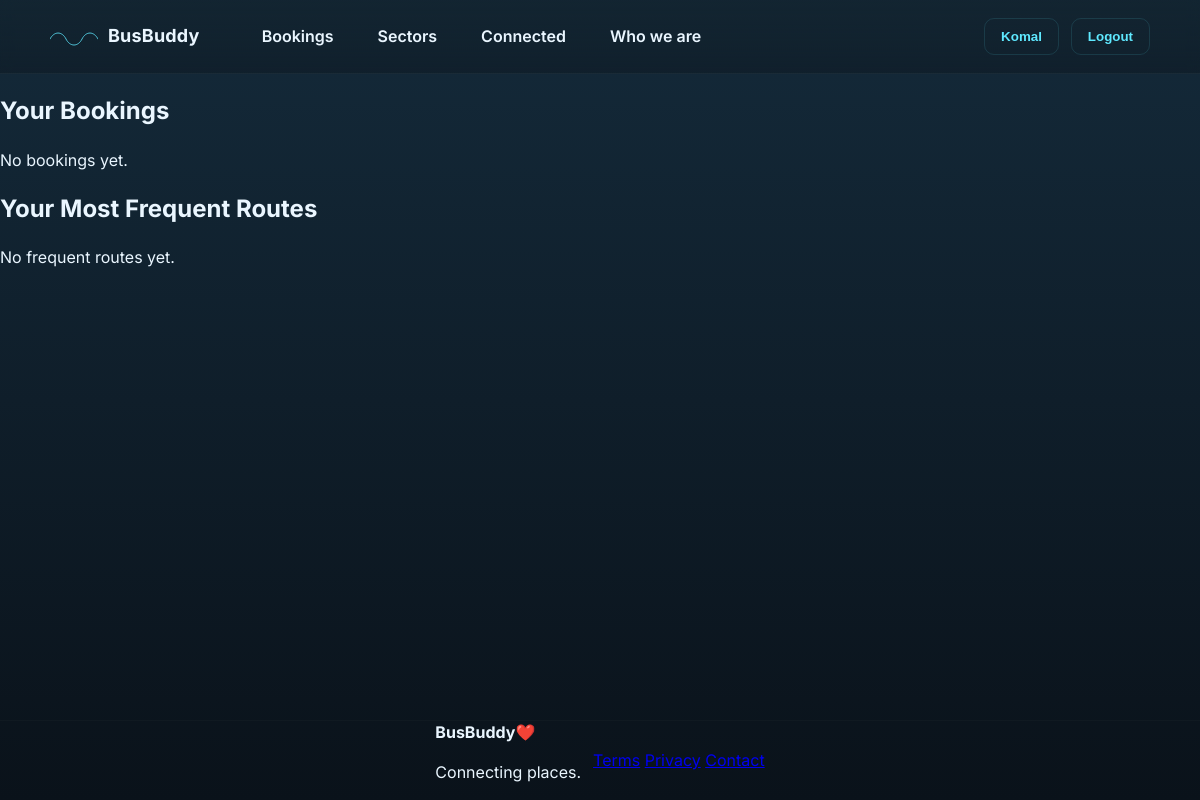
Page /dashboard/ (signed in) on the earlier database version.
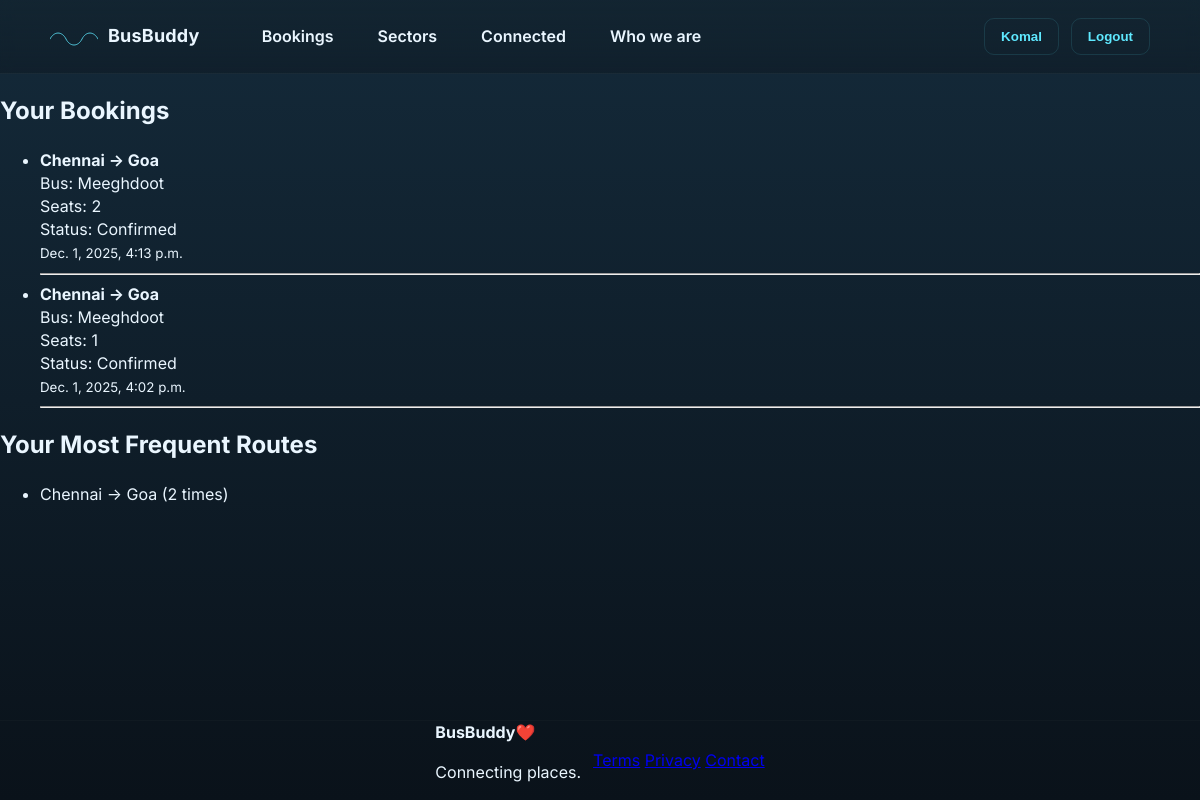
Same page on the later database version.
### main/models.py (models this page shows, shortened)
class Booking(models.Model):
    user = models.ForeignKey(User, on_delete=models.CASCADE, related_name='bookings')
    schedule = models.ForeignKey('Schedule', on_delete=models.CASCADE, related_name='bookings')
    seats = models.PositiveIntegerField()
    seat_numbers = models.CharField(max_length=200, blank=True)  # CSV like "1,2,3"
    amount_paid = models.DecimalField(max_digits=10, decimal_places=2, default=0)
    paid = models.BooleanField(default=False)
    created_at = models.DateTimeField(auto_now_add=True)
    cancelled = models.BooleanField(default=False)

class Schedule(models.Model):
    bus = models.ForeignKey(Bus, on_delete=models.CASCADE, related_name='schedules')
    route = models.ForeignKey(Route, on_delete=models.CASCADE, related_name='schedules', null=True, blank=True)
    date = models.DateField(null=True, blank=True)  # ADD THIS for specific date schedules
    departure_time = models.TimeField()
    arrival_time = models.TimeField()
    days = models.CharField(max_length=50, null=True, blank=True)  # Make optional for date-based schedules

class Route(models.Model):
    bus = models.ForeignKey(Bus, on_delete=models.CASCADE, related_name='routes')
    origin = models.CharField(max_length=150)
    destination = models.CharField(max_length=150)
    stops = models.TextField(blank=True, help_text='Comma-separated stops')

class Bus(models.Model):
    bus_name = models.CharField(max_length=100)
    registration_number = models.CharField(max_length=100, unique=True)
    fleet_number = models.CharField(max_length=50, blank=True, null=True)
    ac_type = models.CharField(max_length=20, choices=[("AC", "AC"), ("Non-AC", "Non-AC")])
    bus_type = models.CharField(max_length=20, choices=[("Seater", "Seater"), ("Sleeper", "Sleeper"), ("Both", "Both")])
    is_sleeper = models.BooleanField(default=False)
    total_seats = models.IntegerField()
    driver_name = models.CharField(max_length=100, blank=True, null=True)
    driver_photo = models.ImageField(upload_to="drivers/", null=True, blank=True)
    conductor = models.ForeignKey(Conductor, on_delete=models.CASCADE, related_name='buses', null=True, blank=True)
    origin = models.CharField(max_length=150, blank=True, null=True)
    destination = models.CharField(max_length=150, blank=True, null=True)
    stops = models.TextField(blank=True, null=True)

### main/views.py (the view)
# urls.py: path('dashboard/', views.user_dashboard, name='user_dashboard'),
@login_required(login_url="login")
def user_dashboard(request):
    bookings = request.user.bookings.select_related("schedule__route", "schedule__bus").order_by("-created_at")
    routes = [
        (b.schedule.route.origin, b.schedule.route.destination)
        for b in bookings
        if b.schedule and b.schedule.route
    ]
    freq = Counter(routes).most_common(5)
    return render(
        request,
        "main/user_dashboard.html",
        {
            "bookings": bookings,
            "frequent_routes": freq,
        },
    )

### main/templates/main/user_dashboard.html
{% extends "main/base.html" %}
{% block content %}
<h2>Your Bookings</h2>
{% if bookings %}
    <ul>
        {% for b in bookings %}
            <li>
                <strong>{{ b.schedule.route.origin }} → {{ b.schedule.route.destination }}</strong><br>
                Bus: {{ b.schedule.bus.bus_name }}<br>
                Seats: {{ b.seats }}<br>
                Status:
                {% if b.paid %}
                    Confirmed
                {% else %}
                    Pending payment
                {% endif %}
                <br>
                <small>{{ b.created_at }}</small>
            </li>
            <hr>
        {% endfor %}
    </ul>
{% else %}
    <p>No bookings yet.</p>
{% endif %}
<h2>Your Most Frequent Routes</h2>
{% if frequent_routes %}
    <ul>
        {% for route, count in frequent_routes %}
            <li>{{ route.0 }} → {{ route.1 }} ({{ count }} times)</li>
        {% endfor %}
    </ul>
{% else %}
    <p>No frequent routes yet.</p>
{% endif %}
{% endblock %}

### main/templates/main/base.html (shortened to what this page needs)
{% load static %}
<!doctype html>
<html lang="en">
<head>
  <link rel="stylesheet" href="{% static 'main/style.css' %}">
</head>
<body>
  <header class="site-header">
    <div class="container header-inner">
      <a class="logo" href="{% url 'index' %}">
        <svg class="logo-mark" viewBox="0 0 120 30">
          <path d="M0 20 C10 0, 30 0, 40 20 C50 40, 70 40, 80 20 C90 0, 110 0, 120 20"
            fill="none" stroke="currentColor" stroke-width="2" stroke-linecap="round"/>
        </svg>
        <span class="logo-text">BusBuddy</span>
      </a>
      <nav class="main-nav">
        <ul class="nav-list">
          <li><a class="nav-btn" href="{% url 'bookings' %}">Bookings</a></li>
          <li><a class="nav-btn" href="{% url 'sectors' %}">Sectors</a></li>
          <li><a class="nav-btn" href="{% url 'connected' %}">Connected</a></li>
          <li><a class="nav-btn" href="{% url 'who_we_are' %}">Who we are</a></li>
        </ul>
      </nav>
      <div class="header-actions">
        {% if user.is_authenticated %}
        <a href="{% url 'user_dashboard' %}">
            <button class="btn ghost">{{ user.first_name }}</button>
        </a>
        <a href="{% url 'logout' %}">
        <button class="btn ghost">Logout</button>
        </a>
        {% else %}
          <a class="btn ghost" href="{% url 'login' %}">Login</a>
        {% endif %}
      </div>
    </div>
  </header>
  <main>
    {% block content %}
    {% endblock %}
  </main>
  <footer class="site-footer">
    <div class="container footer-grid">
      <div>
        <strong>BusBuddy❤️</strong>
        <p class="muted">Connecting places.</p>
      </div>
      <div class="footer-links">
        <a href="#">Terms</a>
        <a href="#">Privacy</a>
        <a href="#">Contact</a>
      </div>
    </div>
  </footer>
</body>
</html>

### main/static/main/style.css (style rules this page uses)
html, body { height: 100%; margin: 0; }
body { display: flex; flex-direction: column; min-height: 100vh; background: var(--background); }
main { flex: 1; }
:root { --bg: #142a3a; --card: #11232f; --accent: #5fe9ff; --muted: #c0d7e0; --glass: rgba(255,255,255,0.06); --container: 1100px; --radius: 12px; --gap: 20px; --accent-2: #33c4ff; --text: #eaf6ff; --text-dark: #05242a; }
* { box-sizing:border-box }
html,body { height:100% }
body { margin:0; font-family: "Inter", system-ui, -apple-system, "Segoe UI", Roboto, "Helvetica Neue", Arial; background: linear-gradient(180deg, rgba(20,42,58,1) 0%, rgba(10,18,26,1) 100%); color:var(--text); -webkit-font-smoothing:antialiased; -moz-osx-font-smoothing:grayscale; line-height:1.45; font-size:16px; display: flex; flex-direction: column; min-height: 100vh; }
.container { max-width:var(--container); margin:0 auto; padding:0 20px; }
.site-header { position:sticky; top:0; z-index:60; background: linear-gradient(180deg, rgba(18,34,44,0.6), rgba(12,18,24,0.35)); -webkit-backdrop-filter: blur(6px); backdrop-filter: blur(6px); border-bottom:1px solid rgba(255,255,255,0.03); }
.header-inner { display:flex; align-items:center; justify-content:space-between; gap:var(--gap); padding:18px 0; }
.logo { display:flex; gap:10px; align-items:center; text-decoration:none; color:var(--text); font-weight:700; }
.logo-mark { width:48px; height:20px; color:var(--accent); }
.logo-text { font-size:18px; letter-spacing:0.2px; }
.main-nav { flex:1; margin-left:24px; }
.nav-list { display:flex; gap:8px; align-items:center; list-style:none; margin:0; padding:0; }
.nav-link, .nav-btn { color:var(--muted); padding:8px 12px; border-radius:8px; text-decoration:none; font-weight:600; background:transparent; border:none; cursor:pointer; transition:all .18s ease; }
.header-actions { display:flex; align-items:center; gap:12px; }
.btn { display:inline-flex; align-items:center; gap:10px; padding:10px 16px; border-radius:10px; text-decoration:none; font-weight:700; cursor:pointer; border:1px solid transparent; }
.btn.ghost { background:transparent; color:var(--accent); border:1px solid rgba(95,233,255,0.12); }
.site-footer { padding: 28px 0; border-top: 1px solid rgba(255,255,255,0.02); height: 80px; display: flex; align-items: center; }
.footer-grid { display: flex; justify-content: space-between; gap: 12px; align-items: center; }
.nav-btn { font-size: 1rem; font-weight: 600; padding: 10px 18px; border-radius: 6px; color: var(--text); background: transparent; transition: background 0.2s ease, color 0.2s ease; }

Differences in the rows shown:
added Booking: schedule.route.origin "Chennai", schedule.route.destination "Goa", schedule.bus.bus_name "Meeghdoot", seats "2", paid "Confirmed", created_at "Dec. 1, 2025, 4:13 p.m."
added Booking: schedule.route.origin "Chennai", schedule.route.destination "Goa", schedule.bus.bus_name "Meeghdoot", seats "1", paid "Confirmed", created_at "Dec. 1, 2025, 4:02 p.m."
added Route: origin "Chennai", destination "Goa"
Other differences:
new list line: "→ ( 2 times)"
text no longer shown: "No bookings yet. No frequent routes yet."
